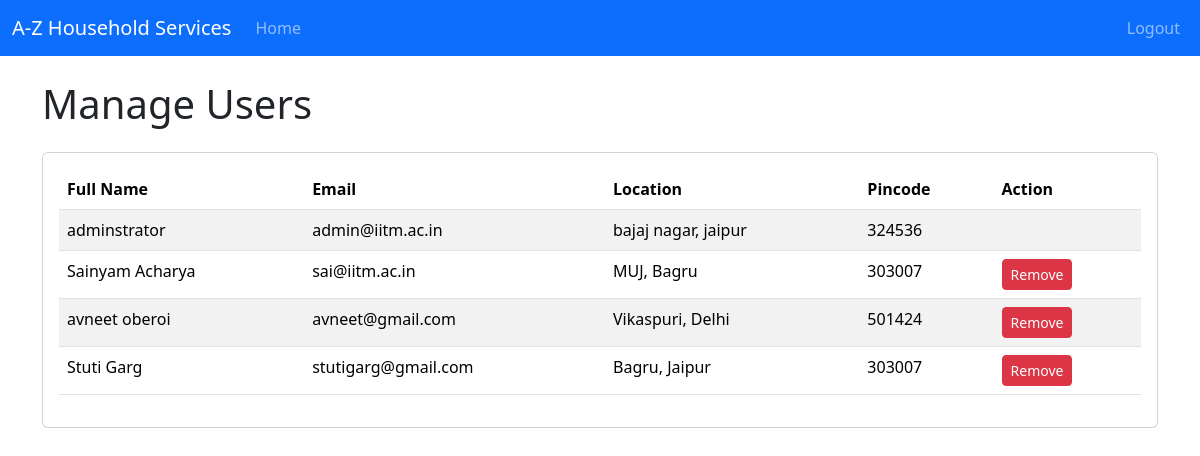
Screenshot of /admin/manage_users with the database file from the repository.
### backend/models.py (models this page shows)
class User(db.Model):
    __tablename__ = 'user'
    id = db.Column(db.Integer, primary_key=True)
    email = db.Column(db.String(120), unique=True, nullable=False)
    password = db.Column(db.String(120), nullable=False)
    role = db.Column(db.Integer, default=1)  # 1 for customer, 2 for professional, 0 for admin
    full_name = db.Column(db.String(120), nullable=False)
    address = db.Column(db.String(255), nullable=False)
    pincode = db.Column(db.Integer, nullable=False)
    service_requests = db.relationship('ServiceRequest',cascade="all,delete", backref='user', lazy='dynamic') #lazy is a server property

### backend/controllers.py (the view)
@app.route('/admin/manage_users', methods=["GET"])
def admin_manage_users():
    users=get_users()  #fetching all users
    admin = User.query.filter_by(role=0).first()  # fetching admin
    return render_template("admin_manage_users.html", users=users, admin=admin)

### backend/controllers.py (called while the page is built)
def get_users():
    users=User.query.all()
    return users

### templates/admin_manage_users.html (shortened to what this page needs)
{% extends "base_dashboard.html" %}
{% block dashboard_content %}
<h1 class="mb-4">Manage Users</h1>
<div class="card">
    <div class="card-body">
        <div class="table-responsive">
            <table class="table table-striped table-hover">
                <thead>
                    <tr>
                        <th>Full Name</th>
                        <th>Email</th>
                        <th>Location</th>
                        <th>Pincode</th>
                        <th>Action</th>
                    </tr>
                </thead>
                <tbody>
                    {% for user in users %}
                    <tr>
                        <td>{{ user.full_name }}</td>
                        <td>{{ user.email }}</td>
                        <td>{{ user.address }}</td>
                        <td>{{ user.pincode }}</td>
                        <td>
                            {% if user.id != admin.id %}
                            <form action="{{ url_for('admin_remove_user', user_id=user.id) }}" method="POST" onsubmit="return confirm('Are you sure you want to remove this user?');">
                                <button type="submit" class="btn btn-danger btn-sm">Remove</button>
                            </form>
                            {% endif %}
                        </td>
                    </tr>
                    {% endfor %}
                </tbody>
            </table>
        </div>
    </div>
</div>
{% endblock %}

### rows the page displays
User: full_name "adminstrator", email "admin@iitm.ac.in", address "bajaj nagar, jaipur", pincode "324536"
User: full_name "Sainyam Acharya", email "sai@iitm.ac.in", address "MUJ, Bagru", pincode "303007"
User: full_name "avneet oberoi", email "avneet@gmail.com", address "Vikaspuri, Delhi", pincode "501424"
User: full_name "Stuti Garg", email "stutigarg@gmail.com", address "Bagru, Jaipur", pincode "303007"
